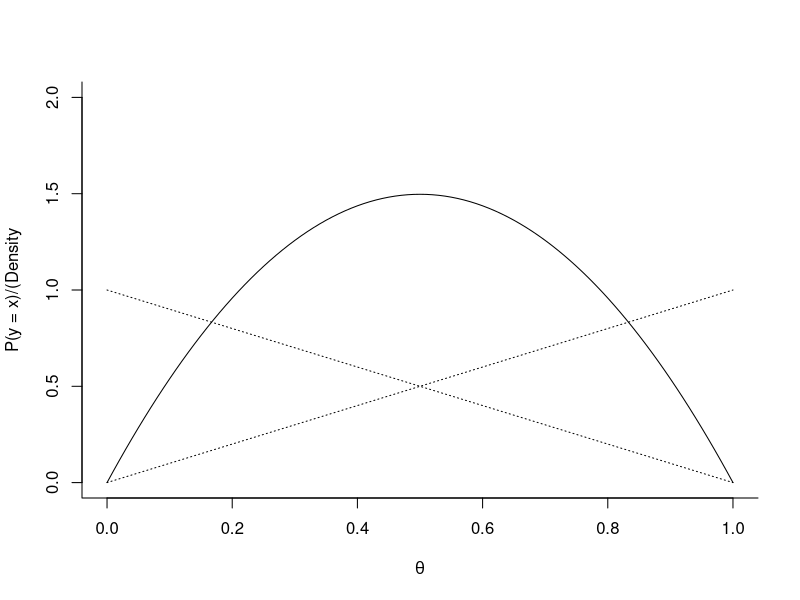

This chart was generated by the following R code:
curve(x * 1, bty = "l", ylab = "P(y = x)/(Density", xlab = expression(theta), 
      ylim = c(0, 2), lty = 3)
curve(1 + x * -1, bty = "l", add = T, lty = 3)
curve(((x * 1) * (1 + x * -1)) / 0.167, add = T)

